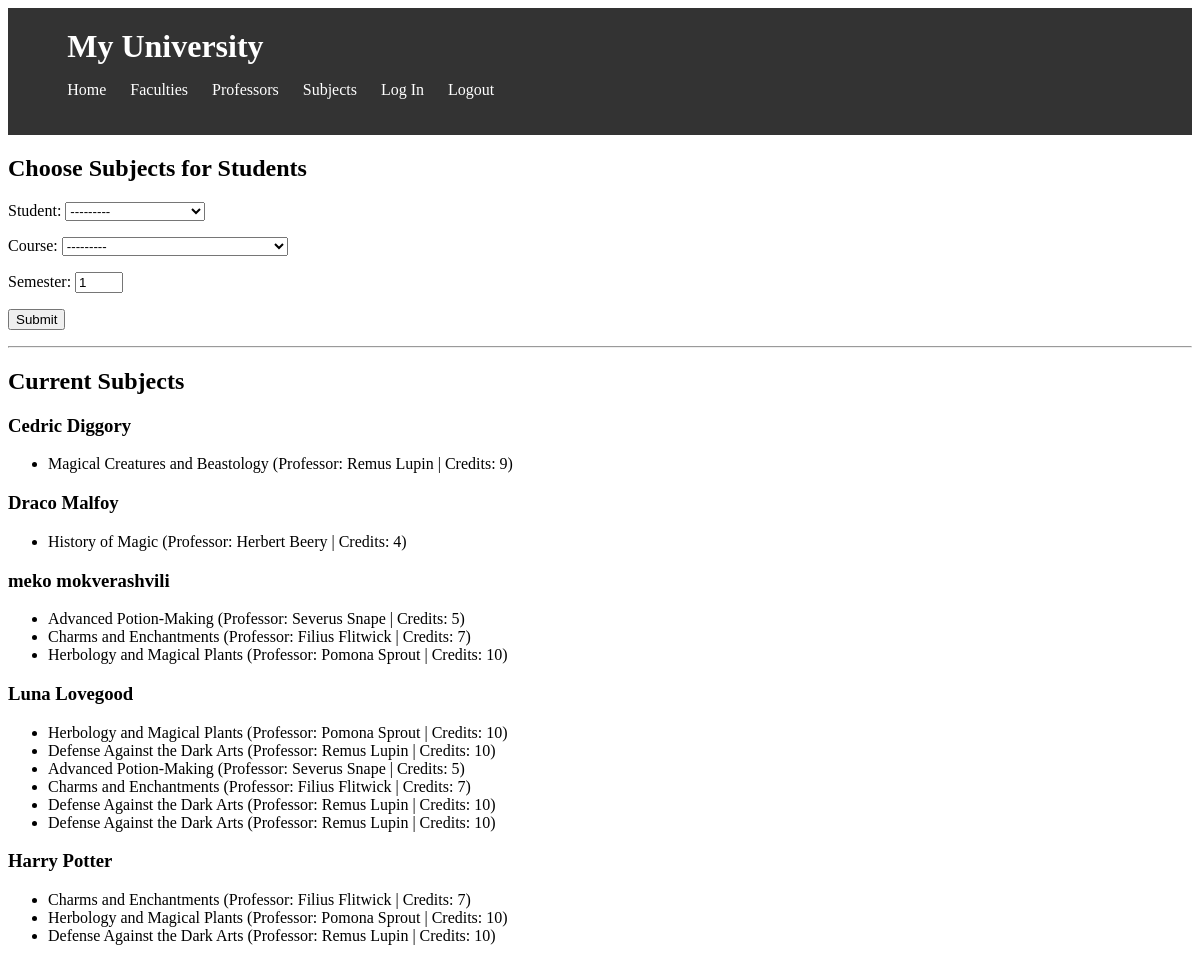
The page /taking_subjects/ on the database as committed earlier.
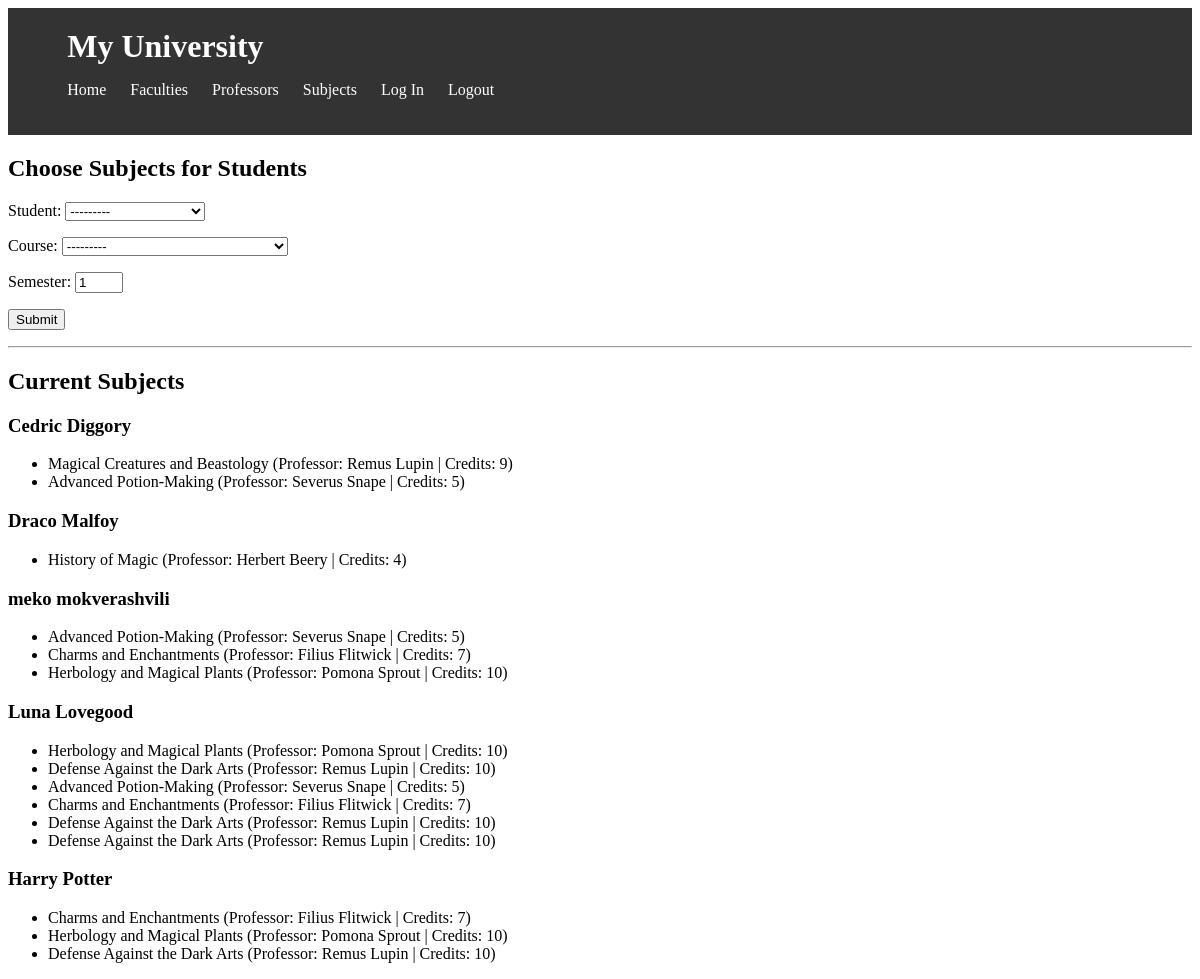
The same page on the database as committed later.
### university/models/student.py (models this page shows)
class Student(models.Model):
    user = models.OneToOneField(User, on_delete=models.SET_NULL, related_name='student', null=True, blank=True)
    first_name = models.CharField(max_length=100, verbose_name=_('First Name'))
    last_name = models.CharField(max_length=100, verbose_name=_('Last Name'))
    email = models.EmailField(max_length=100, verbose_name=_('Email'), default='', blank=True)
    gpa = models.FloatField(
        verbose_name='GPA',
        validators=[MaxValueValidator(4.0)],
        default=0.0
    )
    faculty = models.ForeignKey('university.Faculty', on_delete=models.CASCADE, related_name='students',
                                verbose_name=_('Faculty'), blank=True, null=True)
    created_at = models.DateTimeField(auto_now_add=True, verbose_name=_('Created At'))
    updated_at = models.DateTimeField(auto_now=True, verbose_name=_('Updated At'))
    class Meta:
        verbose_name = _('Student')
        verbose_name_plural = _('Students')
        ordering = ('-created_at',)
    def __str__(self):
        return f'{self.first_name} {self.last_name}'

### university/models/Taking_Subjects.py (models this page shows, shortened)
class TakingSubjects(models.Model):
    student = models.ForeignKey(Student, on_delete=models.CASCADE, related_name='taken_subjects',
                                 verbose_name=_('Student'))
    course = models.ForeignKey(Course, on_delete=models.CASCADE, related_name='students_taking',
                               verbose_name=_('Course'))
    semester = models.PositiveIntegerField(verbose_name=_('Semester'), default=1,
                                           validators=[MinValueValidator(1), MaxValueValidator(8)])  # Assuming a semester range from 1 to 8
    created_at = models.DateTimeField(auto_now_add=True, verbose_name=_('Created At'))
    updated_at = models.DateTimeField(auto_now=True, verbose_name=_('Updated At'))
    class Meta:
        verbose_name = _('Taking Subject')
        verbose_name_plural = _('Taking Subjects')
        ordering = ('-created_at',)

### university/models/course.py (models this page shows)
class Course(models.Model):
    name = models.CharField(max_length=100, verbose_name=_('Course Name'))
    description = models.TextField(verbose_name=_('Description'))
    professor = models.ForeignKey('university.Professor', on_delete=models.CASCADE, related_name='courses',
                                  verbose_name=_('Professor'), blank=True, null=True)
    syllabus = models.FileField(upload_to='university/syllabus/', verbose_name=_('Syllabus'))
    number_of_credits = models.PositiveIntegerField(verbose_name=_('Number of Credits'), default=0, blank=True)
    created_at = models.DateTimeField(auto_now_add=True, verbose_name=_('Created At'))
    updated_at = models.DateTimeField(auto_now=True, verbose_name=_('Updated At'))
    class Meta:
        verbose_name = _('Course')
        verbose_name_plural = _('Courses')
        ordering = ('-created_at',)
    def __str__(self):
        return self.name

### university/models/professor.py (models this page shows)
class Professor(models.Model):
    user = models.OneToOneField(User, on_delete=models.SET_NULL, related_name='professor', null=True, blank=True)
    first_name = models.CharField(max_length=100, verbose_name=_('First Name'))
    last_name = models.CharField(max_length=100, verbose_name=_('Last Name'))
    email = models.EmailField(max_length=100, verbose_name=_('Email'), default='', blank=True)
    faculty = models.ForeignKey('university.Faculty', on_delete=models.CASCADE, related_name='professors',
                                verbose_name=_('Faculty'), blank=True, null=True)
    created_at = models.DateTimeField(auto_now_add=True, verbose_name=_('Created At'))
    updated_at = models.DateTimeField(auto_now=True, verbose_name=_('Updated At'))
    class Meta:
        verbose_name = _('Professor')
        verbose_name_plural = _('Professors')
        ordering = ('-created_at',)
    def __str__(self):
        return f'{self.first_name} {self.last_name}'

### university/views/subjects.py (the view)
# urls.py: path('taking_subjects/', taking_subjects, name='taking_subjects'),
def taking_subjects(request):
    if request.method == 'POST':
        form = TakingSubjectsForm(request.POST)
        if form.is_valid():
            student = form.cleaned_data['student']
            if student.taken_subjects.count() >= 6:
                error_message = "Each student can take a maximum of 6 subjects."
                return render(request, 'university/taking_subjects.html', {'form': form, 'error_message': error_message})
            form.save()
            return redirect('taking_subjects')
    else:
        form = TakingSubjectsForm()
    taking_subjects_grouped = {}
    for taking_subject in TakingSubjects.objects.all().order_by('student'):
        student = taking_subject.student
        if student not in taking_subjects_grouped:
            taking_subjects_grouped[student] = []
        taking_subjects_grouped[student].append(taking_subject)
    return render(request, 'university/taking_subjects.html', {'form': form, 'taking_subjects_grouped': taking_subjects_grouped})

### university/forms.py
class TakingSubjectsForm(forms.ModelForm):
    class Meta:
        model = TakingSubjects
        fields = ['student', 'course', 'semester']
        labels = {
            'student': 'Student',
            'course': 'Course',
            'semester': 'Semester'
        }
        widgets = {
            'semester': forms.NumberInput(attrs={'min': 1, 'max': 8})
        }

### university/templates/university/taking_subjects.html (shortened to what this page needs)
{% block content %}
    {% include 'university/header.html' %}
  <h2>Choose Subjects for Students</h2>
  <form method="post">
    {{ form.as_p }}
    <button type="submit">Submit</button>
  </form>
  <hr>
  <h2>Current Subjects</h2>
  {% for student, subjects in taking_subjects_grouped.items %}
    <h3>{{ student.first_name }} {{ student.last_name }}</h3>
    <ul>
      {% for subject in subjects %}
        <li>{{ subject.course.name }} (Professor: {{ subject.course.professor }} | Credits: {{ subject.course.number_of_credits }})</li>
      {% empty %}
        <li>No subjects chosen yet.</li>
      {% endfor %}
    </ul>
  {% endfor %}
{% endblock %}

Rows that differ between the two databases and show on the page:
added TakingSubjects: course.name "Advanced Potion-Making", course.professor "Severus Snape", course.number_of_credits "5", shown under Student "Cedric"
